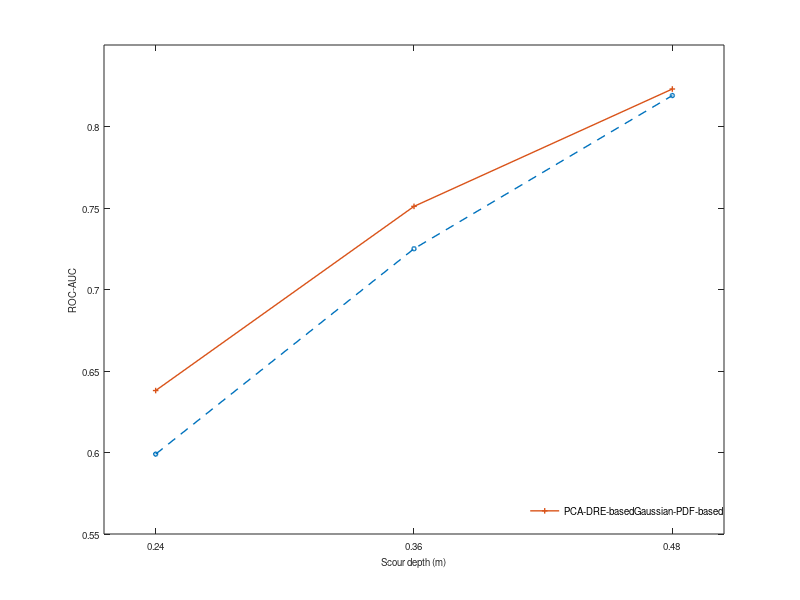

This figure's MATLAB source:
clear
y = [0.638 0.751 0.823];
x = [0.599 0.725 0.819];

figurewidth = 9; %cm
f = figure('Position',[10 10 figurewidth figurewidth*0.4]*36.36);
p1 = plot(1:3,x,'--o','MarkerSize',3,'linewidth',1);
hold on
p2 = plot(1:3,y,'-+','MarkerSize',4,'linewidth',1);
hold off

% ylim([0.6,1])
% yticks(0.7:0.1:1)
xlim([0.8,3.2])
xticks(1:3)
ylim([0.55 0.85])
xticklabels({'0.24','0.36','0.48'})
xlabel('Scour depth (m)');
ylabel('ROC-AUC')

% legend1 = legend('Gaussian-PDF-based','PCA-DRE-based',...
%         'location','southeast','Orientation','vertical');
    
legend([p2, p1], ["PCA-DRE-based", "Gaussian-PDF-based"],...
        'location','southeast','Orientation','vertical')

% set(legend1,...
%     'Position',[0.203457439622135 0.486760261459986 0.640514191583539 0.0384382081997778],...
%     'Orientation','horizontal',...
%     'FontSize',7);
legend boxoff
set(findall(gcf,'-property','FontSize'),'FontSize',7)

exportgraphics(f,'fig7.results_comparison_owt.eps','Resolution',1000)

